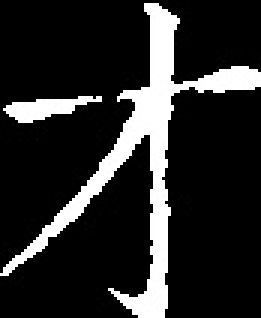
#> input picture Smart scoring for handwriting/硬笔字AI智能评分项目封装/Standard_words/img100.jpg, 87 x 106 px (shown 3 times larger)
$ python -i paper_seg_2.py   (imports and definitions only)   (older library calls are emulated)
#> lines starting #> are read from the running program, lines starting #| are printed output that depends on the picture; after the words box and inside, x2 and y2 are one past the last pixel; in counts of white or black regions, pixels touching at a corner belong together
#> further down, picture is the input picture: shape (106, 87, 3); min 0, max 255, mean 41

from imutils.perspective import four_point_transform
import imutils
import cv2
import numpy as np
import matplotlib.pyplot as plt
import os
import math

# [292 lines left out: functions Get_cnt, Get_cnt1, Get_cnt2, Get_cnt3, Get_cnt4, Get_cnt5 and 2 more, not called in this run]
def mask1(img):
    mask = np.zeros((166,166,3),np.uint8)
    mask1 = np.ones((166,166,3),np.uint8)#生成一个空彩色图像
    mask1 =mask1*255

    cv2.circle(mask,(83,83),40,(1,1,1),-1)
    cv2.circle(mask1,(83,83),40,(0,0,0),-1)
    #注意最后一个参数-1，表示对图像进行填充，默认是不填充的，如果去掉，只有椭圆轮廓了
    # plt.imshow(mask,'gray')
    img1=img*mask
    img1=img1+mask1
    img1=img1.astype(np.uint8)
    return img1
def qiege1(result_img,output_dir):
#> called with output_dir = 'out.png'
    result_img=cv2.resize(result_img,(750,1000),interpolation=cv2.INTER_AREA)
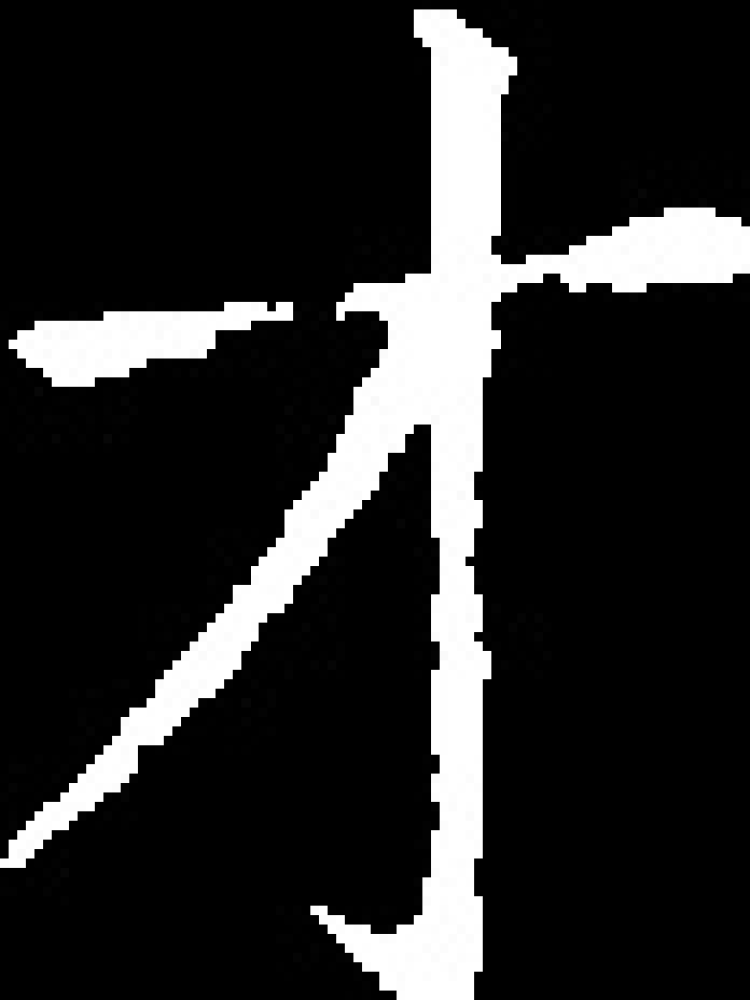
#> result_img: shape (1000, 750, 3); min 0, max 255, mean 41.1
    filter_img=cv2.medianBlur(result_img,1)
    img={}
    imgpaths=[]
    img[0]=filter_img[118:532,43:360]
    img[1]=filter_img[118:532,392:709]
    img[2]=filter_img[555:969,43:360]
    img[3]=filter_img[555:969,392:709]
    A={}
    k=-1
    for m in range(1):
        for i in range(6):
            for j in range(4):
                A[m,i,j]=img[m][69*i+2:69*(i+1)-6,7+77*j:77*(j+1)-1]
                A[m,i,j]=cv2.normalize(A[m,i,j],None,0,255,cv2.NORM_MINMAX,cv2.CV_8U)
                k=k+1
                A[m,i,j]=cv2.resize(A[m,i,j], (166,166),cv2.INTER_CUBIC)
                path=os.path.join(output_dir,"img{}.jpg".format(k))
                imgpaths.append(path)
                cv2.imwrite(path,A[m,i,j])
#> this loop made 1 pass
#> pass 1, in qiege1, `cv2.imwrite(path,A[m,i,j])`:
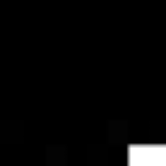
#> saved as img8.jpg: shape (166, 166, 3); min 0, max 255, mean 7.4
#> pass 1, in qiege1, `cv2.imwrite(path,A[m,i,j])`:
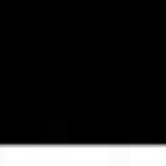
#> saved as img9.jpg: shape (166, 166, 3); min 0, max 255, mean 32.1
#> pass 1, in qiege1, `cv2.imwrite(path,A[m,i,j])`:
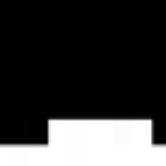
#> saved as img10.jpg: shape (166, 166, 3); min 0, max 255, mean 56.6
#> after the loop, A = 24 items; imgpaths = 24 items, first 6: 'out.png/img0.jpg', 'out.png/img1.jpg', 'out.png/img2.jpg', 'out.png/img3.jpg', 'out.png/img4.jpg', 'out.png/img5.jpg'; k = 23
    for m in range(1,2):
        for i in range(6):
            for j in range(4):
                A[m,i,j]=img[m][69*i+2:69*(i+1)-6,7+77*j:77*(j+1)-1]
                A[m,i,j]=cv2.normalize(A[m,i,j],None,0,255,cv2.NORM_MINMAX,cv2.CV_8U)
                A[m,i,j]=cv2.resize(A[m,i,j], (166,166),cv2.INTER_CUBIC)

                temp1=A[m,i,j].copy()
                img1=mask1(temp1)
                img1=cv2.cvtColor(img1,cv2.COLOR_BGR2GRAY)
                img_bi = cv2.threshold(img1,120,255,type=0)[1]
                img_bi = np.where(img_bi>120,0,1)
                sum1=np.sum(img_bi)
                k=k+1
                if sum1>100:
                    path=os.path.join(output_dir,"img{}.jpg".format(k))
                    cv2.imwrite(path,A[m,i,j])
                    imgpaths.append(path)
#> this loop made 1 pass
#> pass 1, in qiege1, `cv2.imwrite(path,A[m,i,j])`:
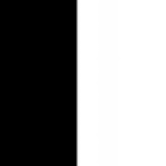
#> saved as img24.jpg: shape (166, 166, 3); min 0, max 255, mean 136.5
#> pass 1, in mask1 (call 2), `img1=img*mask`:
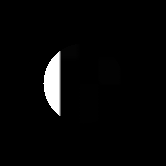
#> img1: shape (166, 166, 3); min 0, max 255, mean 7.1
#> after the loop:
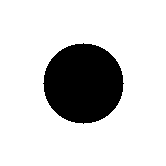
#> img1: shape (166, 166); 81.8% white; 1 black region, box (x1, y1, x2, y2) and area: (43, 43, 124, 124) 5025
#> after the loop, A = 48 items; imgpaths = 46 items, first 6: 'out.png/img0.jpg', 'out.png/img1.jpg', 'out.png/img2.jpg', 'out.png/img3.jpg', 'out.png/img4.jpg', 'out.png/img5.jpg'; k = 47

    return imgpaths

# [59 lines left out: function run, not called in this run]

>>> import cv2
>>> picture = cv2.imread('Standard_words/img100.jpg')
>>> result = qiege1(picture, 'out.png')
#> result has the same summary as imgpaths in qiege1

$ run again, on Smart scoring for handwriting/硬笔字AI智能评分项目封装/Standard_words/img114.jpg
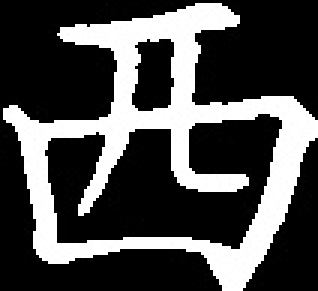
#> input picture Smart scoring for handwriting/硬笔字AI智能评分项目封装/Standard_words/img114.jpg, 106 x 97 px (shown 3 times larger)
#> picture is the input picture: shape (97, 106, 3); min 0, max 255, mean 76.2
#> the loop in qiege1, `for m in range(1):` made 1 pass
#> pass 1, in qiege1, `cv2.imwrite(path,A[m,i,j])`:
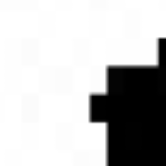
#> saved as img3.jpg: shape (166, 166, 3); min 0, max 255, mean 193.5
#> after the loop in qiege1, `for m in range(1):`: A = 24 items; imgpaths = 24 items, first 6: 'out.png/img0.jpg', 'out.png/img1.jpg', 'out.png/img2.jpg', 'out.png/img3.jpg', 'out.png/img4.jpg', 'out.png/img5.jpg'; k = 23
#> after the loop in qiege1, `for m in range(1,2):`:
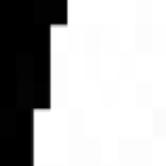
#> temp1: shape (166, 166, 3); min 0, max 255, mean 182.2
#> after the loop in qiege1, `for m in range(1,2):`: A = 48 items; imgpaths = 41 items, first 6: 'out.png/img0.jpg', 'out.png/img1.jpg', 'out.png/img2.jpg', 'out.png/img3.jpg', 'out.png/img4.jpg', 'out.png/img5.jpg'; k = 47
#> result has the same summary as imgpaths in qiege1

$ run again, on Smart scoring for handwriting/硬笔字AI智能评分项目封装/Standard_words/img121.jpg
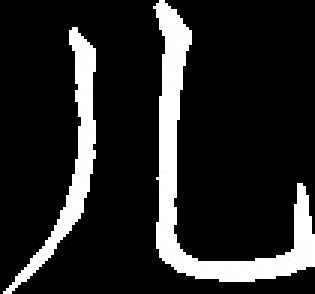
#> input picture Smart scoring for handwriting/硬笔字AI智能评分项目封装/Standard_words/img121.jpg, 105 x 98 px (shown 3 times larger)
#> picture is the input picture: shape (98, 105, 3); min 0, max 255, mean 37.8
#> the loop in qiege1, `for m in range(1):` made 1 pass
#> pass 1, in qiege1, `cv2.imwrite(path,A[m,i,j])`:
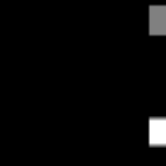
#> saved as img3.jpg: shape (166, 166, 3); min 0, max 255, mean 6.6
#> after the loop in qiege1, `for m in range(1):`: A = 24 items; imgpaths = 24 items, first 6: 'out.png/img0.jpg', 'out.png/img1.jpg', 'out.png/img2.jpg', 'out.png/img3.jpg', 'out.png/img4.jpg', 'out.png/img5.jpg'; k = 23
#> the loop in qiege1, `for m in range(1,2):` made 1 pass
#> pass 1, in mask1, `img1=img*mask`:
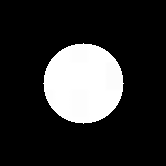
#> img1: shape (166, 166, 3); min 0, max 255, mean 46.4
#> after the loop in qiege1, `for m in range(1,2):`: A = 48 items; imgpaths = 47 items, first 6: 'out.png/img0.jpg', 'out.png/img1.jpg', 'out.png/img2.jpg', 'out.png/img3.jpg', 'out.png/img4.jpg', 'out.png/img5.jpg'; k = 47
#> result has the same summary as imgpaths in qiege1

$ run again, on Smart scoring for handwriting/硬笔字AI智能评分项目封装/Standard_words/img133.jpg
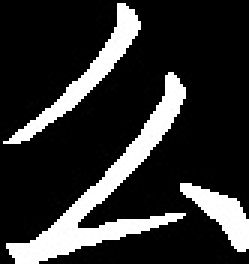
#> input picture Smart scoring for handwriting/硬笔字AI智能评分项目封装/Standard_words/img133.jpg, 83 x 88 px (shown 3 times larger)
#> picture is the input picture: shape (88, 83, 3); min 0, max 255, mean 47.6
#> after the loop in qiege1, `for m in range(1):`: A = 24 items; imgpaths = 24 items, first 6: 'out.png/img0.jpg', 'out.png/img1.jpg', 'out.png/img2.jpg', 'out.png/img3.jpg', 'out.png/img4.jpg', 'out.png/img5.jpg'; k = 23
#> the loop in qiege1, `for m in range(1,2):` made 1 pass
#> pass 1, in qiege1, `cv2.imwrite(path,A[m,i,j])`:
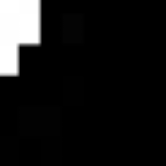
#> saved as img24.jpg: shape (166, 166, 3); min 0, max 255, mean 22
#> after the loop in qiege1, `for m in range(1,2):`: A = 48 items; imgpaths = 47 items, first 6: 'out.png/img0.jpg', 'out.png/img1.jpg', 'out.png/img2.jpg', 'out.png/img3.jpg', 'out.png/img4.jpg', 'out.png/img5.jpg'; k = 47
#> result has the same summary as imgpaths in qiege1
